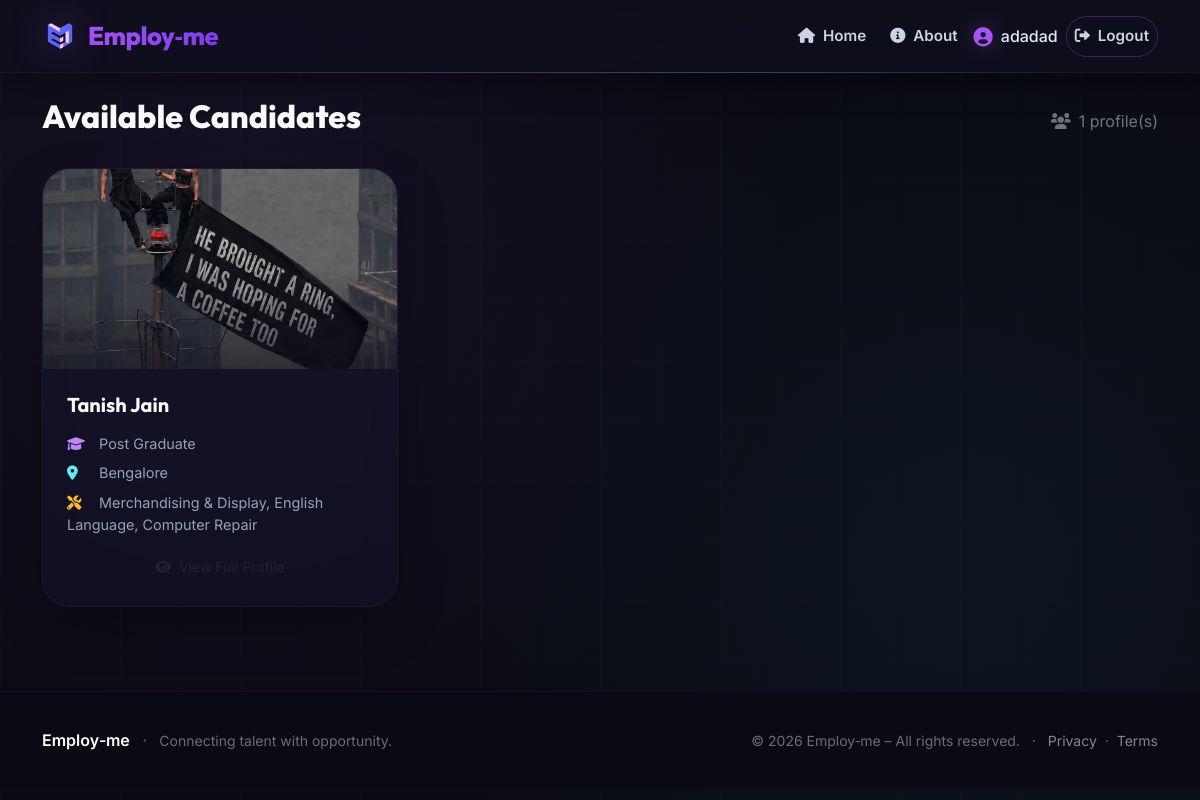
The app's page /hire (signed in) with its own data.
### models.py (models this page shows)
class User(UserMixin, db.Model):
    id = db.Column(db.Integer, primary_key=True)
    email = db.Column(db.String(120), unique=True, nullable=False)
    password_hash = db.Column(db.String(128), nullable=False)
    role = db.Column(db.String(20), nullable=False)  # 'jobseeker' or 'employer'
    name = db.Column(db.String(100), nullable=False)
    created_at = db.Column(db.DateTime, default=datetime.utcnow)
    profile = db.relationship('JobSeekerProfile', backref='user', uselist=False,
                              cascade='all, delete-orphan')
    employer_profile = db.relationship('EmployerProfile', backref='user', uselist=False,
                                       cascade='all, delete-orphan')

class JobSeekerProfile(db.Model):
    id = db.Column(db.Integer, primary_key=True)
    user_id = db.Column(db.Integer, db.ForeignKey('user.id'), unique=True, nullable=False)
    first_name = db.Column(db.String(50), nullable=False)
    middle_name = db.Column(db.String(50), nullable=True)
    last_name = db.Column(db.String(50), nullable=False)
    dob = db.Column(db.Date, nullable=False)
    gender = db.Column(db.String(10), nullable=False)
    address = db.Column(db.String(300), nullable=False)
    pincode = db.Column(db.String(10), nullable=False)
    mobile = db.Column(db.String(15), nullable=False)
    father_husband_name = db.Column(db.String(100), nullable=False)
    education_level = db.Column(db.String(20), nullable=False)
    education_other = db.Column(db.String(100), nullable=True)
    preferred_location1 = db.Column(db.String(100), nullable=False)
    preferred_location2 = db.Column(db.String(100), nullable=True)
    preferred_location3 = db.Column(db.String(100), nullable=True)
    employment_type = db.Column(db.String(20), nullable=False)
    skills = db.Column(db.Text, nullable=True)
    city = db.Column(db.String(100), nullable=False)
    state = db.Column(db.String(100), nullable=False)
    profile_pic = db.Column(db.String(200))
    aadhar_card = db.Column(db.String(200))
    created_at = db.Column(db.DateTime, default=datetime.utcnow)
    verified = db.Column(db.Boolean, default=False, nullable=False)

### app.py (the view)
@app.route('/hire')
@login_required
@role_required('employer')
def hire_dashboard():
    employer_profile = EmployerProfile.query.filter_by(user_id=current_user.id).first()
    if not employer_profile:
        flash('Please complete your business profile first.', 'warning')
        return redirect(url_for('employer_profile'))
    if not employer_profile.verified:
        return redirect(url_for('verification_pending'))
    profiles = JobSeekerProfile.query.filter_by(verified=True).all()
    return render_template('hire_dashboard.html', profiles=profiles)

### app.py (called while the page is built)
@login_manager.user_loader
def load_user(user_id):
    return User.query.get(int(user_id))

def role_required(role):
    def decorator(func):
        from functools import wraps
        @wraps(func)
        def wrapper(*args, **kwargs):
            if not current_user.is_authenticated or current_user.role != role:
                flash('Access denied.', 'danger')
                return redirect(url_for('index'))
            return func(*args, **kwargs)
        return wrapper
    return decorator

### templates/hire_dashboard.html (shortened to what this page needs)
{% extends "base.html" %}
{% block content %}
    <div class="d-flex justify-content-between align-items-center mb-4">
        <h2 style="font-family: var(--font-display); font-weight: 800; color: #F8FAFC;">Available Candidates</h2>
        <span class="text-secondary"><i class="fas fa-users me-2"></i>{{ profiles|length }} profile(s)</span>
    </div>
    <div class="row">
        {% for p in profiles %}
        <div class="col-md-6 col-lg-4 mb-4">
            <div class="card-modern p-0 overflow-hidden h-100">
                <div class="position-relative" style="height: 200px; overflow: hidden;">
                    {% if p.profile_pic %}
                        <img src="{{ url_for('static', filename='uploads/' + p.profile_pic) }}"
                             alt="{{ p.first_name }}"
                             class="w-100 h-100"
                             style="object-fit: cover; transition: transform 0.4s ease;">
                    {% else %}
                        <div class="w-100 h-100 d-flex align-items-center justify-content-center"
                             style="background: rgba(168, 85, 247, 0.08); color: rgba(255,255,255,0.25); font-size: 2rem;">
                            <i class="fas fa-user-circle"></i>
                        </div>
                    {% endif %}
                </div>
                <div class="p-4">
                    <h5 class="card-title" style="font-family: var(--font-display); font-weight: 700; color: #F8FAFC;">
                        {{ p.first_name }} {{ p.last_name }}
                    </h5>
                    <ul class="list-unstyled mt-3 mb-3" style="font-size: 0.9rem; color: #94A3B8;">
                        <li class="mb-2">
                            <i class="fas fa-graduation-cap me-2" style="color: var(--primary-light); width: 20px;"></i>
                            {{ p.education_level }}{% if p.education_other %} - {{ p.education_other }}{% endif %}
                        </li>
                        <li class="mb-2">
                            <i class="fas fa-map-marker-alt me-2" style="color: var(--employer-light); width: 20px;"></i>
                            {{ p.preferred_location1 }}
                        </li>
                        <li class="mb-2">
                            <i class="fas fa-tools me-2" style="color: var(--accent-gold); width: 20px;"></i>
                            {{ p.skills[:80] if p.skills else 'N/A' }}{% if p.skills and p.skills|length > 80 %}...{% endif %}
                        </li>
                    </ul>
                    <a href="{{ url_for('view_profile', profile_id=p.id) }}" class="btn btn-soft-primary btn-sm w-100">
                        <i class="fas fa-eye me-2"></i>View Full Profile
                    </a>
                </div>
            </div>
        </div>
        {% else %}
        <div class="col-12">
            <div class="alert-modern alert-info text-center py-4">
                <i class="fas fa-info-circle me-2"></i> No jobseeker profiles yet. Check back later.
            </div>
        </div>
        {% endfor %}
    </div>
{% endblock %}

### templates/base.html (shortened to what this page needs)
<!DOCTYPE html>
<html lang="en">
<head>
    <link href="https://cdn.jsdelivr.net/npm/bootstrap@5.3.0-alpha1/dist/css/bootstrap.min.css" rel="stylesheet" />
    <link rel="stylesheet" href="https://cdnjs.cloudflare.com/ajax/libs/font-awesome/6.0.0/css/all.min.css" />
</head>
<body>
    <nav class="navbar navbar-expand-lg navbar-custom sticky-top">
        <div class="container">
            <a class="navbar-brand" href="{{ url_for('index') }}">
                <img src="{{ url_for('static', filename='images/logo.png') }}" alt="Employ-me logo" />
                <span>Employ‑me</span>
            </a>
            <div class="collapse navbar-collapse" id="navbarNav">
                <ul class="navbar-nav ms-auto align-items-lg-center gap-1 gap-lg-2">
                    <li class="nav-item">
                        <a class="nav-link" href="{{ url_for('index') }}">
                            <i class="fas fa-home me-1"></i> Home
                        </a>
                    </li>
                    <li class="nav-item">
                        <a class="nav-link" href="{{ url_for('about') }}">
                            <i class="fas fa-info-circle me-1"></i> About
                        </a>
                    </li>
                    {% if current_user.is_authenticated %}
                        <li class="nav-item">
                            <span class="navbar-text">
                                <i class="fas fa-user-circle"></i>
                                {{ current_user.name }}
                            </span>
                        </li>
                        <li class="nav-item">
                            <a class="nav-link btn-outline-custom" href="{{ url_for('logout') }}">
                                <i class="fas fa-sign-out-alt me-1"></i> Logout
                            </a>
                        </li>
                    {% endif %}
                </ul>
            </div>
        </div>
    </nav>
    <main>
        <div class="container my-4">
            {% block content %}{% endblock %}
        </div>
    </main>
    <footer class="footer-custom">
        <div class="container">
            <div class="row align-items-center">
                <div class="col-md-6 text-center text-md-start">
                    <span class="fw-semibold text-white">Employ‑me</span>
                    <span class="mx-2">·</span>
                    <span class="small">Connecting talent with opportunity.</span>
                </div>
                <div class="col-md-6 text-center text-md-end small">
                    &copy; 2026 Employ‑me – All rights reserved.
                    <span class="mx-2">·</span>
                    <a href="#" class="text-white-50">Privacy</a>
                    <span class="mx-1">·</span>
                    <a href="#" class="text-white-50">Terms</a>
                </div>
            </div>
        </div>
    </footer>
</body>
</html>

### templates/base.html (style rules this page uses)
:root { --primary: #A855F7; --primary-dark: #7C3AED; --primary-light: #C084FC; --primary-glow: 0 0 30px rgba(168, 85, 247, 0.6); --primary-gradient: linear-gradient(135deg, #A855F7 0%, #7C3AED 100%); --employer: #22D3EE; --employer-dark: #0891B2; --employer-light: #67E8F9; --employer-glow: 0 0 30px rgba(34, 211, 238, 0.6); --employer-gradient: linear-gradient(135deg, #22D3EE 0%, #0891B2 100%); --accent-gold: #FBBF24; --accent-gold-dark: #F59E0B; --bg-dark: #0B0B14; --bg-card: rgba(20, 20, 45, 0.55); --bg-glass: rgba(15, 15, 30, 0.75); --text-primary: #F1F5F9; --text-secondary: #94A3B8; --border-glass: rgba(255, 255, 255, 0.05); --border-highlight: rgba(168, 85, 247, 0.2); --font-sans: 'Inter', -apple-system, BlinkMacSystemFont, 'Segoe UI', Roboto, sans-serif; --font-display: 'Outfit', sans-serif; }
* { margin:0; padding:0; box-sizing:border-box; }
body { background: var(--bg-dark); background-image: radial-gradient(circle at 20% 30%, rgba(168, 85, 247, 0.07) 0%, transparent 50%), radial-gradient(circle at 80% 70%, rgba(34, 211, 238, 0.05) 0%, transparent 50%); font-family: var(--font-sans); color: var(--text-primary); min-height: 100vh; overflow-x: hidden; margin: 0; padding: 0; position: relative; z-index: 0; }
body::before { content: ''; position: fixed; inset: 0; background-image: linear-gradient(rgba(168, 85, 247, 0.02) 1px, transparent 1px), linear-gradient(90deg, rgba(34, 211, 238, 0.02) 1px, transparent 1px); background-size: 60px 60px; pointer-events: none; z-index: -1; animation: gridMove 30s linear infinite; }
.navbar-custom { background: rgba(15, 15, 28, 0.8); backdrop-filter: blur(20px) saturate(180%); -webkit-backdrop-filter: blur(20px) saturate(180%); border-bottom: 1px solid rgba(255, 255, 255, 0.05); box-shadow: 0 8px 32px rgba(0, 0, 0, 0.4); padding: 12px 0; position: sticky; top: 0; z-index: 1000; transition: all 0.3s ease; }
.navbar-custom::after { content: ''; position: absolute; bottom: -1px; left: 10%; width: 80%; height: 1px; background: linear-gradient(90deg, transparent, var(--primary), var(--employer), transparent); opacity: 0.3; }
.navbar-custom .navbar-brand { font-family: var(--font-display); font-weight: 800; font-size: 1.6rem; letter-spacing: -0.02em; color: #F8FAFC; display: flex; align-items: center; gap: 10px; }
.navbar-custom .navbar-brand img { height: 36px; width: auto; filter: drop-shadow(0 0 20px rgba(168, 85, 247, 0.4)); }
.navbar-custom .navbar-brand span { background: var(--primary-gradient); -webkit-background-clip: text; -webkit-text-fill-color: transparent; background-clip: text; }
.navbar-custom .nav-link { font-weight: 600; font-size: 0.95rem; color: #CBD5E1; padding: 8px 20px; border-radius: 60px; transition: all 0.25s ease; position: relative; }
.navbar-custom .nav-link::after { content: ''; position: absolute; bottom: 2px; left: 50%; width: 0; height: 2px; background: var(--primary); transition: all 0.3s ease; transform: translateX(-50%); border-radius: 4px; box-shadow: 0 0 8px var(--primary); }
.navbar-custom .nav-link.btn-outline-custom { border: 1px solid rgba(168, 85, 247, 0.3); color: #CBD5E1; background: transparent; }
.navbar-custom .navbar-text { font-weight: 500; color: #E2E8F0; display: flex; align-items: center; gap: 8px; }
.navbar-custom .navbar-text i { color: var(--primary); font-size: 1.2rem; filter: drop-shadow(0 0 10px rgba(168, 85, 247, 0.4)); }
.card-modern { background: var(--bg-card); backdrop-filter: blur(16px); -webkit-backdrop-filter: blur(16px); border: 1px solid rgba(255, 255, 255, 0.04); border-radius: 28px; box-shadow: 0 20px 60px -16px rgba(0, 0, 0, 0.4); transition: all 0.35s cubic-bezier(0.25, 0.46, 0.45, 0.94); padding: 36px 28px; height: 100%; position: relative; overflow: hidden; }
.card-modern::before { content: ''; position: absolute; inset: -1px; border-radius: 28px; padding: 1px; background: linear-gradient(145deg, rgba(168, 85, 247, 0.3), rgba(34, 211, 238, 0.1), transparent 80%); -webkit-mask: linear-gradient(#fff 0 0) content-box, linear-gradient(#fff 0 0); -webkit-mask-composite: xor; mask-composite: exclude; pointer-events: none; }
.card-modern .card-title { font-family: var(--font-display); font-weight: 700; font-size: 1.25rem; color: #F8FAFC; margin-bottom: 12px; }
.footer-custom { background: #0A0A14; color: rgba(255, 255, 255, 0.4); padding: 36px 0; margin-top: 60px; border-top: 1px solid rgba(168, 85, 247, 0.05); }
.footer-custom a { color: rgba(255, 255, 255, 0.35); text-decoration: none; transition: color 0.2s; }

### records on screen
User: name "adadad"
JobSeekerProfile: profile_pic (picture), first_name "Tanish", last_name "Jain", education_level "Post Graduate", preferred_location1 "Bengalore", skills "Merchandising & Display, English Language, Computer Repair"

### other values on screen
{{ profiles|length }} "1"
